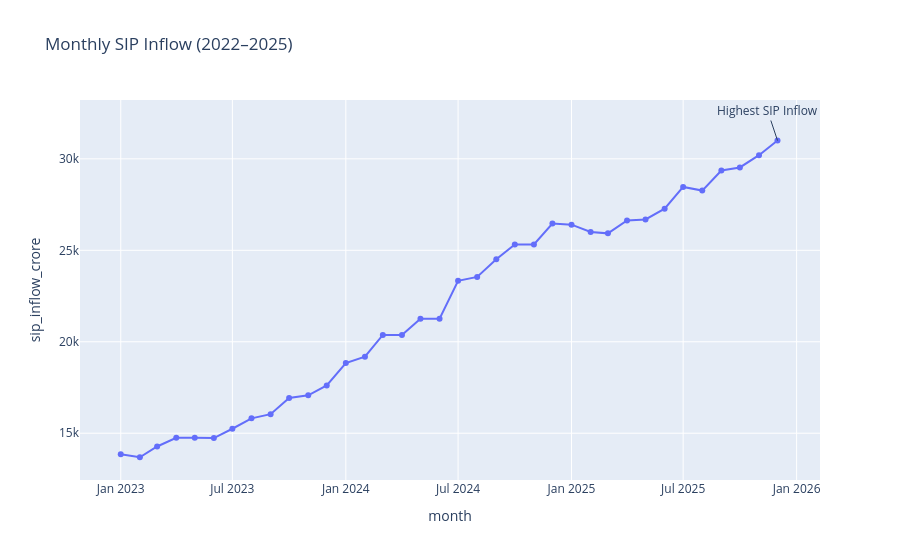

Write notebook code for a chart like this one.
### Markdown cell above
---
## 3. SIP Inflow Trend

**Objective:** Monthly SIP trend Jan 2022–Dec 2025.
Annotate the **₹31,002 Cr all-time high** (Dec 2025).

### Code cell
import plotly.express as px

peak=sip.loc[sip["sip_inflow_crore"].idxmax()]
fig=px.line(sip,x="month",y="sip_inflow_crore",markers=True,title="Monthly SIP Inflow (2022–2025)")
fig.add_annotation(x=peak["month"],y=peak["sip_inflow_crore"],text="Highest SIP Inflow",showarrow=True)
fig.show()

### Figure 1 — Plotly figure (JSON) as saved in the notebook; plotly's stock layout.template omitted (floating-point values rounded to 4 significant figures)
{"data": [{"hovertemplate": "month=%{x}<br>sip_inflow_crore=%{y}<extra></extra>", "legendgroup": "", "line": {"color": "#636efa", "dash": "solid"}, "marker": {"symbol": "circle"}, "mode": "lines+markers", "name": "", "orientation": "v", "showlegend": false, "type": "scatter", "x": ["2023-01-01T00:00:00", "2023-02-01T00:00:00", "2023-03-01T00:00:00", "2023-04-01T00:00:00", "2023-05-01T00:00:00", "2023-06-01T00:00:00", "2023-07-01T00:00:00", "2023-08-01T00:00:00", "2023-09-01T00:00:00", "2023-10-01T00:00:00", "2023-11-01T00:00:00", "2023-12-01T00:00:00", "2024-01-01T00:00:00", "2024-02-01T00:00:00", "2024-03-01T00:00:00", "2024-04-01T00:00:00", "2024-05-01T00:00:00", "2024-06-01T00:00:00", "2024-07-01T00:00:00", "2024-08-01T00:00:00", "2024-09-01T00:00:00", "2024-10-01T00:00:00", "2024-11-01T00:00:00", "2024-12-01T00:00:00", "2025-01-01T00:00:00", "2025-02-01T00:00:00", "2025-03-01T00:00:00", "2025-04-01T00:00:00", "2025-05-01T00:00:00", "2025-06-01T00:00:00", "2025-07-01T00:00:00", "2025-08-01T00:00:00", "2025-09-01T00:00:00", "2025-10-01T00:00:00", "2025-11-01T00:00:00", "2025-12-01T00:00:00"], "xaxis": "x", "y": [13856, 13687, 14276, 14749, 14749, 14734, 15245, 15814, 16042, 16928, 17073, 17610, 18838, 19187, 20371, 20371, 21262, 21262, 23332, 23547, 24509, 25323, 25320, 26459, 26400, 25999, 25926, 26632, 26688, 27274, 28464, 28265, 29361, 29529, 30200, 31002], "yaxis": "y"}], "layout": {"annotations": [{"showarrow": true, "text": "Highest SIP Inflow", "x": "2025-12-01T00:00:00", "y": 31002}], "legend": {"tracegroupgap": 0}, "title": {"text": "Monthly SIP Inflow (2022–2025)"}, "xaxis": {"anchor": "y", "domain": [0, 1], "title": {"text": "month"}}, "yaxis": {"anchor": "x", "domain": [0, 1], "title": {"text": "sip_inflow_crore"}}}}
